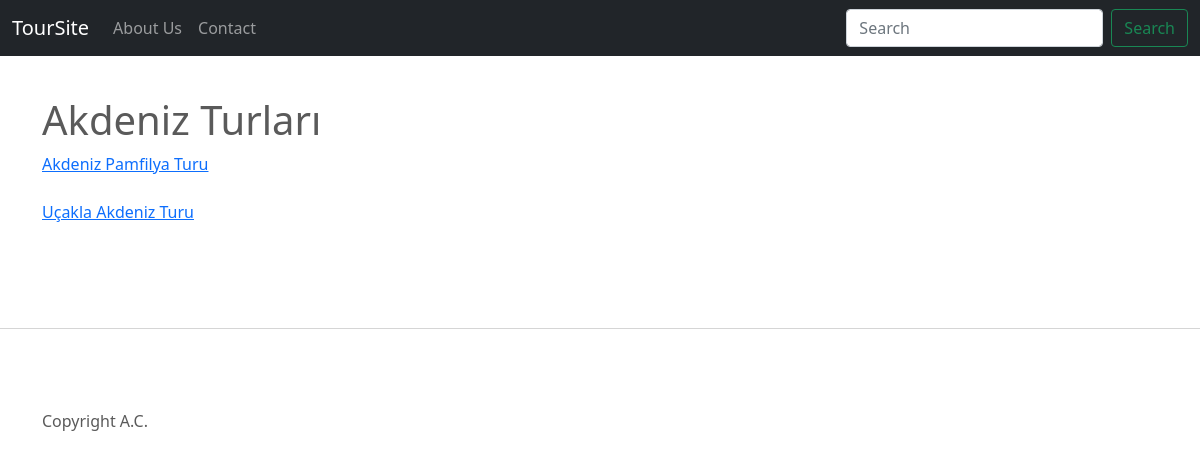
The app's page /category/akdeniz-turlari with its own data.
### toursite/models.py (models this page shows, shortened)
class Option(models.Model):
    name = models.CharField(max_length=200)
    description = models.TextField()
    content = RichTextField()

class Page(models.Model):
    title = models.CharField(max_length=200)
    slug = models.SlugField(default='', max_length=200, blank=True)
    link = models.CharField(max_length=500, null=True, blank=True)
    description = models.TextField()
    content = RichTextField()
    status = models.CharField(choices=(
            ('y', "Yayinda"),
            ('t', "Taslak"),
        ),
        max_length=1
    )
    page_type = models.CharField(choices=(
            ('u', "Üst menü"),
            ('y', "Yan Menü"),
            ('a', "Alt Menü"),
        ),
        max_length=1
    )
    order = models.IntegerField()
    parent = models.ForeignKey("Page", on_delete=models.SET_NULL, null=True, blank=True)
    def get_absolute_url(self):
        if self.link:
            return self.link
        else:
            return reverse('page-detail', kwargs={'slug': self.slug})

class TourCategory(models.Model):
    title = models.CharField(max_length=200)
    slug = models.SlugField(default='', max_length=200, blank=True)
    image = models.ImageField(upload_to='images/')

class CategoryTour(models.Model):
    class Meta:
        verbose_name = 'Category-Tour Relations'
    category=models.ForeignKey("TourCategory", on_delete=models.CASCADE, null=False, blank=False)
    tour=models.ForeignKey("Tour", on_delete=models.CASCADE, null=False, blank=False)

class Tour(models.Model):
    title = models.CharField(max_length=200)
    slug = models.SlugField(default='', max_length=200, blank=True)
    Description = models.TextField()
    tour_program = RichTextField()
    def get_absolute_url(self):
        return reverse('tour-detail', kwargs={'slug': self.slug})

### toursite/views.py (the view)
# urls.py: path('category/<slug:slug>', CategoryDetailView.as_view(),name='category-detail'),
class CategoryDetailView(DetailView):
    model = TourCategory
    template_name = 'category_detail.html'

### toursite/context_proccessors.py (called while the page is built)
def pages(request):
    return {
        'pages': Page.objects.all()
    }

def options(request):
    return {
        'options': Option.objects.all()
    }

### toursite/templates/category_detail.html (shortened to what this page needs)
{% extends 'base.html' %}
{% block content %}
<h1 class="mt-5">{{ tourcategory.title }} </h1>
{% for tours_sub in tourcategory.categorytour_set.all %}
  <a href='{{ tours_sub.tour.get_absolute_url }}'>  {{ tours_sub.tour.title }}</a> <br><br>
{% endfor %}
{% endblock content %}

### toursite/templates/base.html (shortened to what this page needs)
<!doctype html>
<html lang="en">
<head>
    <link href="https://cdn.jsdelivr.net/npm/bootstrap@5.0.1/dist/css/bootstrap.min.css" rel="stylesheet"
>
    {% load static %}
    <link rel="stylesheet" type="text/css" href="{% static 'css\style-3.css' %}">
    <link rel="stylesheet" type="text/css" href="{% static 'css\carousel.css' %}">
</head>
<body class="d-flex flex-column h-100">
    <header>
        <nav class="navbar navbar-expand-md navbar-dark fixed-top bg-dark">
          <div class="container-fluid">
            <a class="navbar-brand" href="{% url 'home' %}">
                {% for option in options %}
                {% if option.name == 'Title' %}
                {{ option.content |safe }}
                {% endif %}
                {% endfor %}
            </a>
            <div class="collapse navbar-collapse" id="navbarCollapse">
              <ul class="navbar-nav me-auto mb-2 mb-md-0">
                {% for page in pages %}
                        {% if page.page_type == 'u' %}
                            {% if not page.parent %}
                                 {% if page.page_set.all %}
                            <li class="nav-item dropdown">
                                <a class="nav-link dropdown-toggle" data-bs-toggle="dropdown" href="#" role="button" aria-expanded="false">{{ page.title }}</a>
                                <ul class="dropdown-menu">
                                    {% for page_sub in page.page_set.all %}
                                        <li><a class="dropdown-item" href="{{ page_sub.get_absolute_url }}">{{ page_sub.title }}</a></li>
                                    {% endfor %}
                                </ul>
                                {% else %}
                                <li class="nav-item">
                                    <a class="nav-link" href="{{ page.get_absolute_url }}">{{ page.title }}</a>
                                  </li>
                                {% endif %}
                        {% endif %}
                    {% endif %}
                {% empty %}
                <li>Sorry, no page in this list.</li>
                {% endfor %}
              </ul>
              <form class="d-flex">
                <input class="form-control me-2" type="search" placeholder="Search" aria-label="Search">
                <button class="btn btn-outline-success" type="submit">Search</button>
              </form>
            </div>
          </div>
        </nav>
      </header>
      <main>
        <div class="container">
            {% block content %}
            {% endblock content %}
        </div>
        <hr class="featurette-divider">
        <footer class="container">
          {% for option in options %}
            {% if option.name == 'Footer' %}
            {{ option.content |safe }}
            {% endif %}
            {% endfor %}
        </footer>
      </main>
</body>
</html>

### toursite/static/css/carousel.css (style rules this page uses)
body { padding-top: 3rem; padding-bottom: 3rem; color: #5a5a5a; }
.featurette-divider { margin: 5rem 0; }

### records on screen
Option: content "TourSite"
Page: title "About Us"
Page: title "Contact"
TourCategory: title "Akdeniz Turları"
CategoryTour: tour "Akdeniz Pamfilya Turu"
CategoryTour: tour "Uçakla Akdeniz Turu"
Option: content "Copyright A.C."
